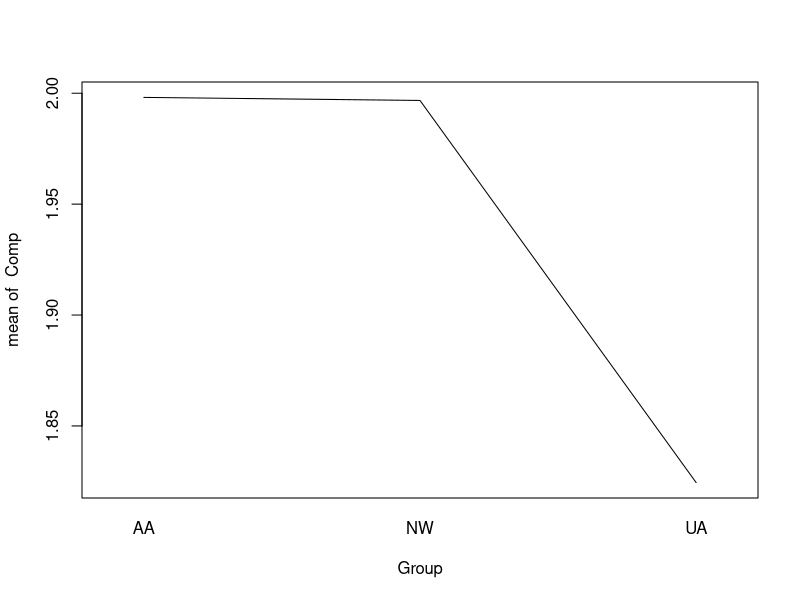
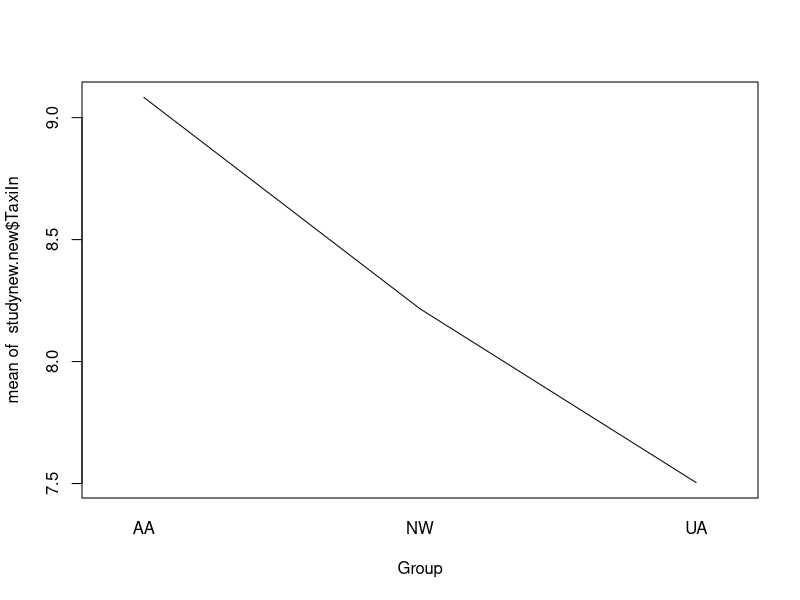
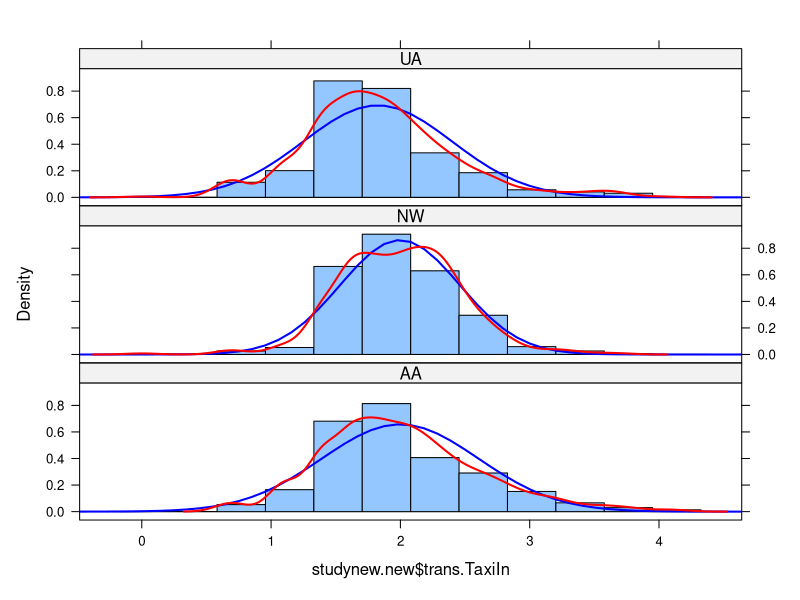
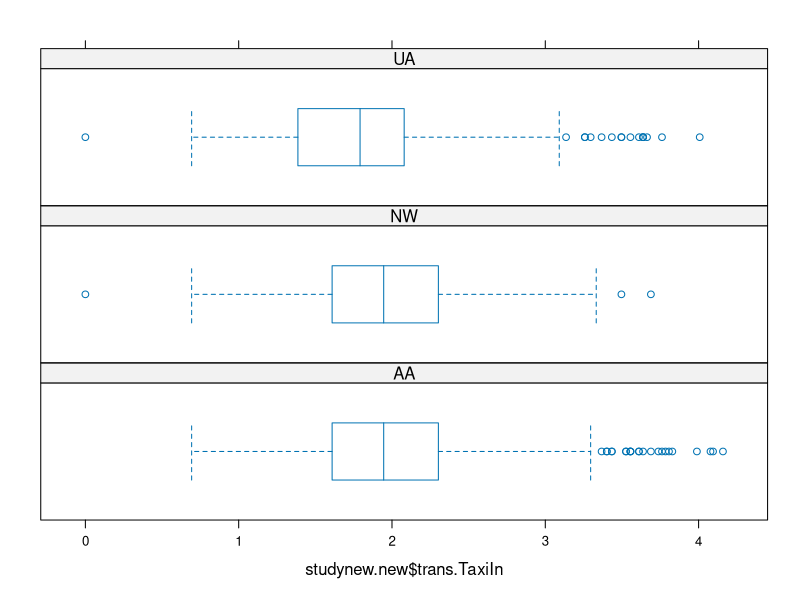
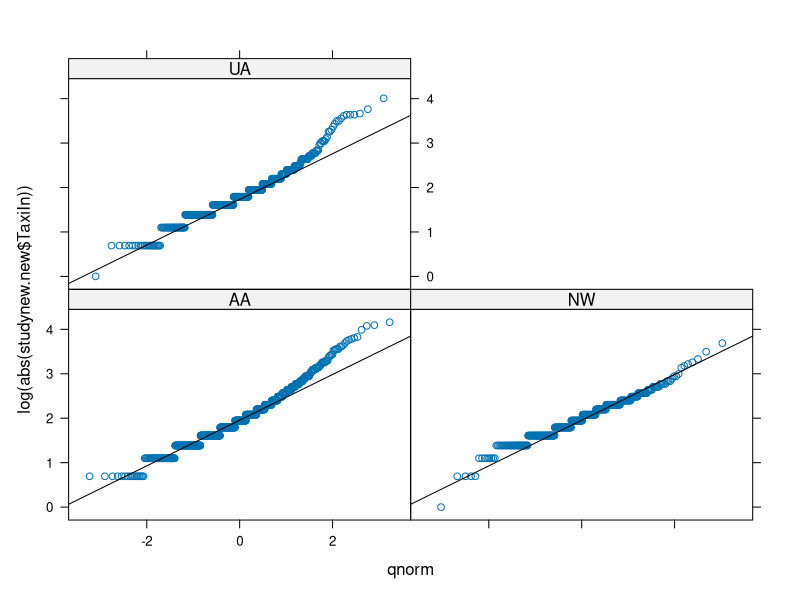

Here is the R script that generated these plots, in order:
airline=read.table(file="airline_cleaned.txt",header=T)
attach(airline)
airline$trans.TaxiIn=log(TaxiIn)
studynew <- subset(airline, UniqueCarrier =="UA" | UniqueCarrier =="AA"| UniqueCarrier =="NW")
# select=c(FlightNum,UniqueCarrier))
ua <- subset(airline, UniqueCarrier =="UA")
aa <- subset(airline, UniqueCarrier =="AA")
nw <- subset(airline, UniqueCarrier =="NW")

detach(airline)
attach(studynew)

library(lattice)
studynew.new <- droplevels(studynew)
# studynew.new <- droplevels(studynew)
Comp = studynew.new$trans.TaxiIn
Group = studynew.new$UniqueCarrier
# boxplot(log(studynew.new$TaxiIn) ~studynew.new$UniqueCarrier, studynew.new)
quartz()
trace<-rep(1, length(Group))
interaction.plot(Group,trace,Comp,fun=mean,legend=F)
quartz()
trace<-rep(1, length(Group))
interaction.plot(Group,trace,studynew.new$TaxiIn,fun=mean,legend=F)

print(tapply(Comp, Group, length))
print(tapply(Comp, Group, mean))
print(tapply(Comp, Group, sd))

histogram(~studynew.new$trans.TaxiIn | studynew.new$UniqueCarrier, layout=c(1,3),type="density", 
          panel=function(x,...) 
          {panel.histogram(x,...) 
            panel.mathdensity(dmath=dnorm,col="blue",lwd=2,
                              args=list(mean=mean(x, na.rm=T), sd = sd(x,na.rm=T)),...)
            panel.densityplot(x,col="red",lwd=2,...)
          })
bwplot(~studynew.new$trans.TaxiIn | studynew.new$UniqueCarrier, layout = c(1, 3), pch = "|") #Boxplots side-by-side 
qqmath(~log(abs(studynew.new$TaxiIn)) | studynew.new$UniqueCarrier, data = studynew.new, panel = function(x){
  panel.qqmath(x)
  panel.qqmathline(x)
})

fit <- aov(Comp ~ Group, data=studynew.new)
summary(fit)
test.Tukey<-TukeyHSD(fit,conf.level=0.95)
test.Tukey

